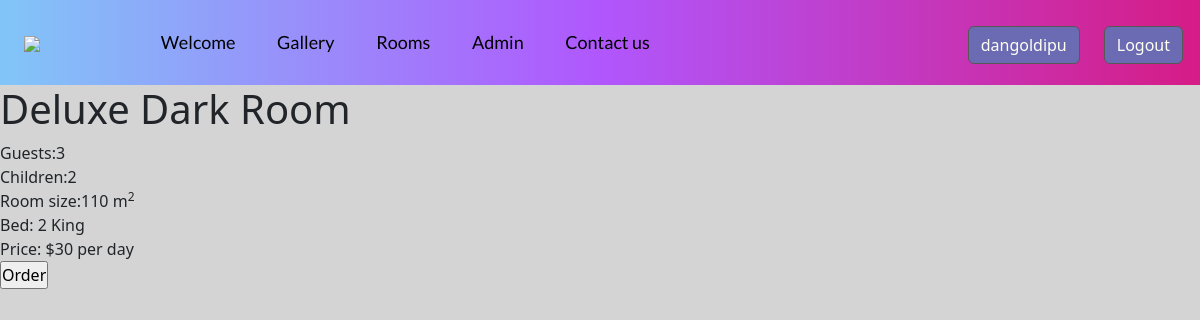
The page /room.php?id=2 (signed in) on the database its author committed.
### tables this page shows
CREATE TABLE `logindetails` (
  `id` int(11) NOT NULL,
  `firstname` varchar(255) NOT NULL,
  `lastname` varchar(255) NOT NULL,
  `phone` varchar(255) NOT NULL,
  `password` varchar(255) NOT NULL,
  `email` varchar(255) NOT NULL,
  `username` varchar(255) NOT NULL,
  `role` int(11) NOT NULL
);

CREATE TABLE `hotelrooms` (
  `id` int(11) NOT NULL,
  `roomtype` varchar(255) NOT NULL,
  `guests` varchar(255) NOT NULL,
  `children` varchar(255) NOT NULL,
  `roomsize` varchar(255) NOT NULL,
  `bedsize` varchar(255) NOT NULL,
  `price` int(11) NOT NULL
);

### classesandfunctions.php (called while the page is built, shortened)
<?php
function admin_check($c){
    $u = $_SESSION['username'];
    $s = "SELECT * FROM logindetails where username='$u'";
    $r = mysqli_query($c, $s);
    return $r;
}
?>

### room.php (the view)
<?php
include "header.php";
$db = new db_connect();
$con = $db->connectdb();
$id = $_GET["id"];
$sql = "SELECT * FROM hotelrooms WHERE id=$id";
$result = mysqli_query($con, $sql);
$row = mysqli_fetch_assoc($result);
?>
<h1><?php echo $row["roomtype"]; ?></h1>
<div>Guests:<?php echo $row['guests'];?></div>
<div>Children:<?php echo $row['children'];?></div>
<div>Room size:<?php echo $row['roomsize'];?> m<sup>2</sup></div>
<div>Bed: <?php echo $row['bedsize'];?></div>
<div>Price: $<?php echo $row['price'];?> per day</div>
<form method="post" action="roomsave.php?id=<?php echo $id;?>">
    <input type="submit" value="Order"/>
</form>

### header.php (shortened to what this page needs)
<!DOCTYPE html>
<html lang="en">
<head>
  <link rel="stylesheet" href="https://cdn.jsdelivr.net/npm/bootstrap@5.2.1/dist/css/bootstrap.min.css" integrity=sha384-iYQeCzEYFbKjA/T2uDLTpkwGzCiq6soy8tYaI1GyVh/UjpbCx/TYkiZhlZB6+fzT" />
  <link rel="stylesheet" href="https://cdnjs.cloudflare.com/ajax/libs/font-awesome/4.7.0/css/font-awesome.min.css" />
  <link rel="stylesheet" type="text/css" href="css/style1.css" />
  <link rel="stylesheet" href="https://cdnjs.cloudflare.com/ajax/libs/animate.css/4.1.1/animate.min.css" />
  <link rel="stylesheet" href="https://cdnjs.cloudflare.com/ajax/libs/OwlCarousel2/2.3.4/assets/owl.carousel.min.css" />
</head>
<body>
  <?php
  require_once "classesandfunctions.php";
  $u = $_SESSION['username'];
  $db = new db_connect();
  $con = $db->connectdb();
  $r = admin_check($con);
  ?>
  <header>
    <div class="container-fliud">
      <nav class="navbar navbar-expand-lg navbar-light bg-light">
        <div class="container-fluid">
          <a class="navbar-brand" href="#"><img src="../assets/logo.png" style="height: 80px; margin-left: -100px" /></a>
          <div class="collapse navbar-collapse" id="navbarScroll">
            <ul class="navbar-nav me-auto my-2 my-lg-0 navbar-nav-scroll" style="--bs-scroll-height: 100px">
            <li class="nav-item">
                <a class="nav-link" href="welcome.php">Welcome</a>
              </li>
              <li class="nav-item">
                <a class="nav-link" href="gallery.php">Gallery</a>
              </li>
              <li class="nav-item">
                <a class="nav-link" href="roomselect.php">Rooms</a>
              </li>
              <?php
              while ($rou = $r->fetch_assoc()) {
                if ($rou["role"] == 1) {
              ?>
                  <li class="nav-item">
                    <a class="nav-link" href="admin.php">Admin</a>
                  </li>
              <?php
                }
              }
              ?>
              <li class="nav-item">
                <a class="nav-link" href="#">Contact us</a>
              </li>
            </ul>
            <div class="log-controls">
            <form class="me-auto" method="post" action="profile.php">
              <button type="submit" name="logout" class="btn btn-light">
              <?php echo $u ?>
              </button>
            </form>
            <form class="me-auto" method="post" action="logout.php">
                  <button type="submit" name="logout" class="btn btn-light">
                    Logout
                  </button>
                </form>
            </div>
          </div>
        </div>
      </nav>
    </div>
  </header>
</body>
</html>

### css/style1.css (style rules this page uses)
* { box-sizing: border-box; margin: 0; padding: 0; }
:root { --Sniglet-font: "Sniglet", cursive; --Rubik: "Rubik", cursive; --Patua: "Patua One", cursive; --Lobster: "lobster", cursive; --light-black: #2e2c2caf; --bggradient: linear-gradient(to bottom, #9662e9, #5154ee); --bggradient: linear-gradient(to left, #d61c86 0%, #b057fd 50%, #81c6f8 100%); --light-gray: rgba(255, 255, 255, 0.877); }
body { background-color: #d4d4d4; }
header a { font-family: var(--Sniglet-font); font-size: 0.9em; color: whitesmoke; }
.navbar { background-color: #ff3cac; background: var(--bggradient); }
header .nav-item:last-child { padding-right: 3em; }
header .nav-item { padding: 0.8em; }
header .navbar-brand { padding-left: 7rem; }
header { background: #000000; }
.navbar-light .navbar-nav .nav-link { color: #000000; font-family: Lato; font-size: 1.125rem; }
.btn-light { color: #fffff1; background-color: #6b6bb4; border-color: #575757; }
.log-controls { display: flex; flex-direction: row; gap: 1.5em; padding: 5px; margin-top: 5px; }

### rows shown on the page
logindetails: role "Admin"
hotelrooms: roomtype "Deluxe Dark Room", guests "3", children "2", roomsize "110", bedsize "2 King", price "30"

### other values the page prints
$u "dangoldipu"
